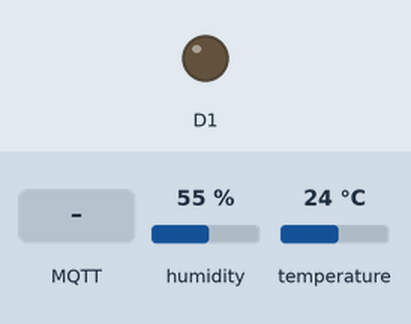
This sketch was run on a simulated ESP8266 (NodeMCU). Parts: output pins drawn as LEDs (lit = HIGH). The test bench sets the inputs (shaded band); at power-on: humidity 55 %, temperature 24 °C. WiFi joins after 1.5 s; servers stay silent unless stated; no MQTT or app messages arrive unless stated; what the sketch prints to the serial monitor is not drawn.

Above: at 2.7 s.
2.8 s: MQTT message "lighton" arrives on the first subscribed topic
At 11.5 s:
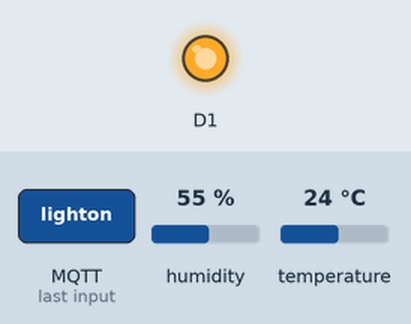
12.0 s: MQTT message "lightoff" arrives on the first subscribed topic
At 20.6 s:
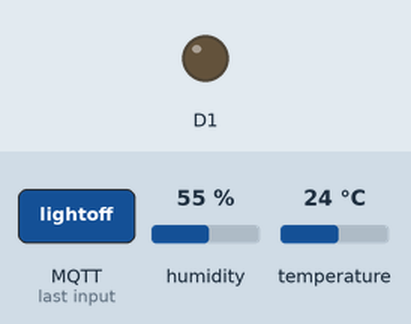
Timing chart, 0 to 22.1 s (numbered marks = the images above; inputs shaded):
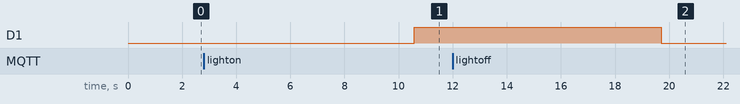

Measured:
- after the input at 2.8 s, D1: LOW → HIGH after 7.8 s
- after the input at 12.0 s, D1: HIGH → LOW after 7.7 s

The sketch:

event_command.ino
```cpp
#include <ESP8266WiFi.h>
#include <PubSubClient.h>
#include "DHT.h"
#define DHTPIN 4     // what pin we're connected to
#define DHTTYPE DHT11   // define type of sensor DHT 11

DHT dht (DHTPIN, DHTTYPE);

// CHANGE TO YOUR WIFI CREDENTIALS
const char* ssid = "YOU";
const char* password = "sbvizag2019";


// CHANGE TO YOUR DEVICE CREDENTIALS AS PER IN IBM BLUMIX

#define ORG "64s7zs"
#define DEVICE_TYPE "ASH"
#define DEVICE_ID "ash8080"
#define TOKEN "VIP12345"  //  Authentication Token OF THE DEVICE
String command;
char server[] = ORG ".messaging.internetofthings.ibmcloud.com";
char topic[] = "iot-2/cmd/home/fmt/String";
char topic1[] = "iot-2/evt/Data/fmt/json";
char authMethod[] = "use-token-auth";
char token[] = TOKEN;
char clientId[] = "d:" ORG ":" DEVICE_TYPE ":" DEVICE_ID;
//Serial.println(clientID);
void callback(char* topic, byte* payload, unsigned int payloadLength);
WiFiClient wifiClient;
PubSubClient client(server, 1883, callback, wifiClient);

void setup() {
  Serial.println("DHT11 test!");
  dht.begin();
  Serial.begin(115200);
  Serial.println();
  pinMode(D1,OUTPUT);
  wifiConnect();
  mqttConnect();
}

void loop() {
  float h = dht.readHumidity();
float t = dht.readTemperature();
/*if (isnan(h) || isnan(t))
{
Serial.println("Failed to read from DHT sensor!");
return;
}*/
Serial.print("Humidity: ");
Serial.print(h);
Serial.print(" %\t");
Serial.print("Temperature: ");
Serial.print(t);
Serial.println(" *C ");
Serial.print("temp");
delay(2000);
  PublishData(t,h);
  delay(1000);
  if (!client.loop()) {
    mqttConnect();
  }
delay(100);
}

void wifiConnect() {
  Serial.print("Connecting to "); Serial.print(ssid);
  WiFi.begin(ssid, password);
  while (WiFi.status() != WL_CONNECTED) {
    delay(500);
    Serial.print(".");
  }
  Serial.print("nWiFi connected, IP address: "); Serial.println(WiFi.localIP());
}

void mqttConnect() {
  if (!client.connected()) {
    Serial.print("Reconnecting MQTT client to "); Serial.println(server);
    while (!client.connect(clientId, authMethod, token)) {
      Serial.print(".");
      delay(500);
    }
    initManagedDevice();
    Serial.println();
  }
}
void initManagedDevice() {
  if (client.subscribe(topic)) {
    Serial.println("subscribe to cmd OK");
  } else {
    Serial.println("subscribe to cmd FAILED");
  }
}

void callback(char* topic, byte* payload, unsigned int payloadLength) {
  Serial.print("callback invoked for topic: "); Serial.println(topic);

  for (int i = 0; i < payloadLength; i++) {
    //Serial.println((char)payload[i]);
    command += (char)payload[i];
  }
Serial.println(command);
if(command == "lighton"){
  digitalWrite(D1,HIGH);
  Serial.println("Light is Switched ON");
}
else if(command == "lightoff"){
  digitalWrite(D1,LOW);
  Serial.println("Light is Switched OFF");
}
command ="";
}


void PublishData(float temp,float humid){
 if (!!!client.connected()) {
 Serial.print("Reconnecting client to ");
 Serial.println(server);
 while (!!!client.connect(clientId, authMethod, token)) {
 Serial.print(".");
 delay(500);
 }
 Serial.println();
 }
  String payload = "{\"d\":{\"temperature\":";
  payload += temp;
  payload+="," "\"humidity\":";
  payload += humid;
  payload += "}}";
 Serial.print("Sending payload: ");
 Serial.println(payload);
 delay(3000);

 if (client.publish(topic1, (char*) payload.c_str())) {
 Serial.println("Publish ok");
 delay(3000);
 } else {
 Serial.println("Publish failed");
 }
}
```
